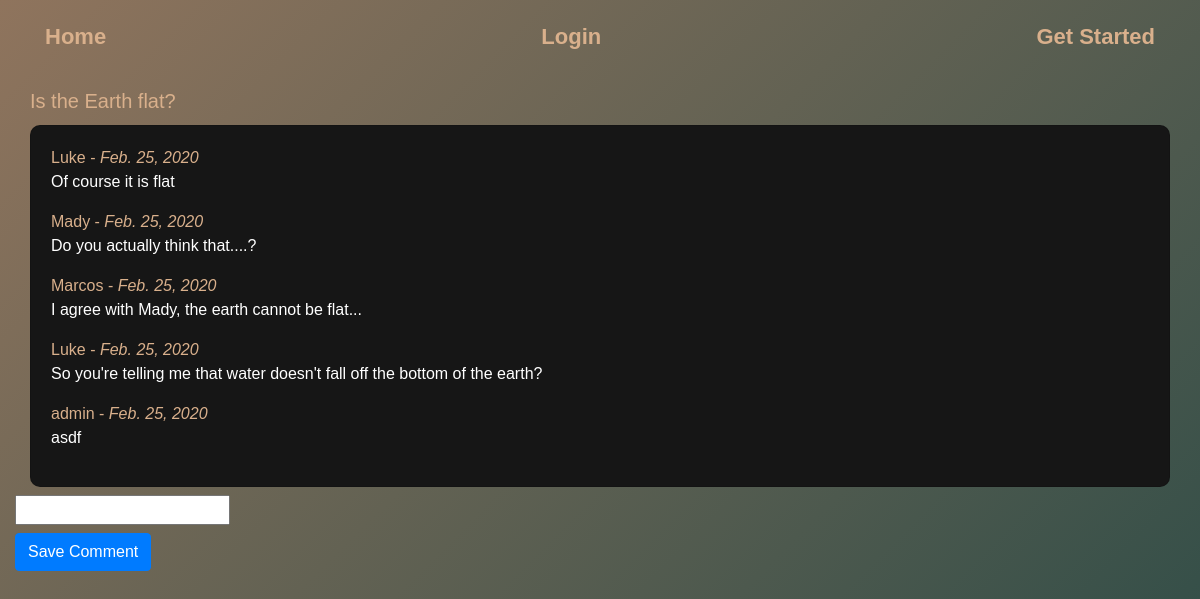
Screenshot of /3/ with the database file from the repository.
### chat/models.py (models this page shows, shortened)
class Chatroom(models.Model):
    name = models.CharField(max_length = 255)
    description = models.TextField()
    posted = models.DateField(default=datetime.date.today)
    owner = models.ForeignKey(User, on_delete = models.CASCADE, related_name='chat')
    users = models.ManyToManyField(User, related_name = 'chatrooms')

class Comment(models.Model):
    name = models.ForeignKey(User, on_delete=models.CASCADE)
    comment = models.TextField()
    chat = models.ForeignKey(Chatroom, on_delete=models.CASCADE)
    created_date = models.DateField(default=datetime.date.today)

### chat/views.py (the view)
# urls.py: path('<int:pk>/', views.DetailView.as_view(), name = 'detail'),
class DetailView(generic.DetailView):
    template_name = 'chat/detail.html'
    model = Chatroom

### chat/templates/chat/detail.html (shortened to what this page needs)
{% extends 'base.html' %}
{% load crispy_forms_tags %}
{% block content %}
<div class="col-md-12">
    <h5 class="card-title">{{object.name}}</h5>
    <div class="card">
        <div class="card-body">
            {% for comment in object.comment_set.all %}
            <div class="comment">
                <div class="date">{{comment.name}} - <i>{{comment.created_date}}</i></div>
                <p>{{comment.comment}}</p>
            </div>
            {% empty %}
            <p>No comments here yet :(</p>
            {% endfor %}
        </div>
    </div>
</div>
<div class="row no-gutters mt-2">
    <form data-parsley-validate method="POST" action='{% url 'chat:comment' object.id %}'>{% csrf_token %}
        <input class="comment" name="comment" type="text">
        <br>
        <button class=" mt-2 btn btn-primary">Save Comment</button>
    </form>
</div>
{% endblock %}

### static/css/styles.css (style rules this page uses)
body { font-family: 'Trebuchet MS', 'Lucida Sans Unicode', 'Lucida Grande', 'Lucida Sans', Arial, sans-serif; }
p { color: #fff; }
h5, a { color: #D9B08C; }
.card { background-color: rgb(22, 22, 22); border-radius: 10px; }
.date { color: #D9B08C; }

### rows the page displays
Chatroom: name "Is the Earth flat?"
Comment: name "Luke", created_date "Feb. 25, 2020", comment "Of course it is flat"
Comment: name "Mady", created_date "Feb. 25, 2020", comment "Do you actually think that....?"
Comment: name "Marcos", created_date "Feb. 25, 2020", comment "I agree with Mady, the earth cannot be flat..."
Comment: name "Luke", created_date "Feb. 25, 2020", comment "So you're telling me that water doesn't fall off the bottom of the earth?"
Comment: name "admin", created_date "Feb. 25, 2020", comment "asdf"
